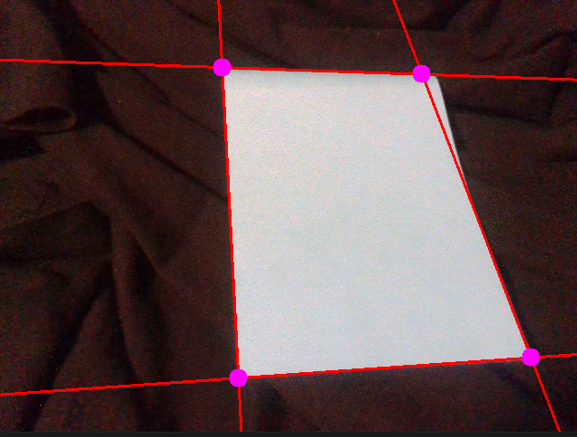
#> input picture Assignment2/PB.PNG, 577 x 437 px, given in place of video, which was not available
$ python Task7.py
#> lines starting #> are read from the running program, lines starting #| are printed output that depends on the picture; after the words box and inside, x2 and y2 are one past the last pixel; in counts of white or black regions, pixels touching at a corner belong together; pictures that were not available may be replaced by others from this repository, and a replacement may not be noted

import pyrealsense2 as rs
import cv2
import numpy as np
import time
#Function file for quality control
from CV_Functions import (Call_repeatedly,
                        Image_capture,
                        Space_capture,
                        Product_line_Resolution,
                        Hardware_reset)


cap = cv2.VideoCapture("http://10.0.0.5:8080/video")

radius = 41
while(True):
    ret, frame = cap.read()
#> frame is the input picture: shape (437, 577, 3); mean B, G, R 75.6, 74.9, 95.4

    #Bright
    #gray = cv2.cvtColor(frame, cv2.COLOR_BGR2GRAY)
    #gray = cv2.GaussianBlur(gray, (radius, radius), 0)
    #(minVal, maxVal, minLoc, maxLoc) = cv2.minMaxLoc(gray)
    #cv2.circle(frame, maxLoc, radius, (255, 0, 0), 2)


    #Reddest
    HSV = cv2.cvtColor(frame, cv2.COLOR_BGR2HSV)
#> HSV: shape (437, 577, 3); mean H, S, V 67.3, 104.3, 96.4
    result = frame.copy()
    lower = np.array([170,50,50])
    upper = np.array([180,255,255])
    mask = cv2.inRange(HSV, lower, upper)
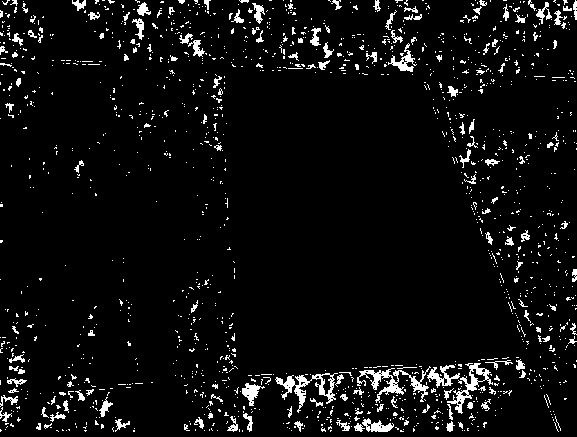
#> mask: shape (437, 577); 5.5% white in thin lines or dots
    result = cv2.bitwise_and(HSV, HSV, mask=mask)
#> result: shape (437, 577, 3); mean H, S, V 9.7, 7.3, 3.4
    (minVal, maxVal, minLoc, maxLoc) = cv2.minMaxLoc(result[:,:,1])
#> minVal = 0; maxVal = 255; minLoc = (0, 0); maxLoc = (221, 57)
    cv2.circle(frame, maxLoc, radius, (255, 0, 0), 2)
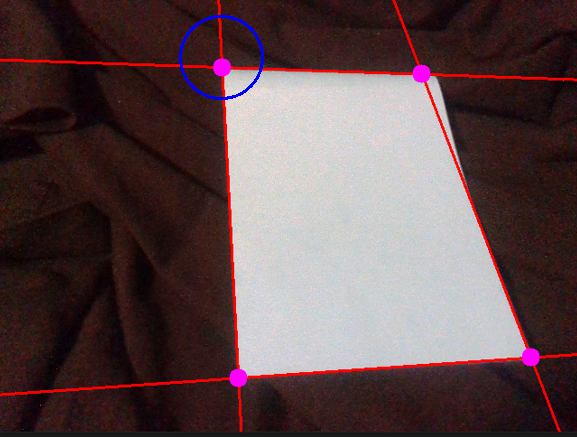
#> frame: shape (437, 577, 3); 0.31% of pixels changed, all inside (x1, y1, x2, y2) = (179, 15, 264, 100)


    #Show image
    cv2.imshow('frame',frame)

    k = cv2.waitKey(1)
#> (key Esc is pressed here)

    #Escape stream
    if k%256 == 27:
        # ESC pressed
        print("Escape hit, closing...")
        break

$ run again, on Assignment2/PG.PNG
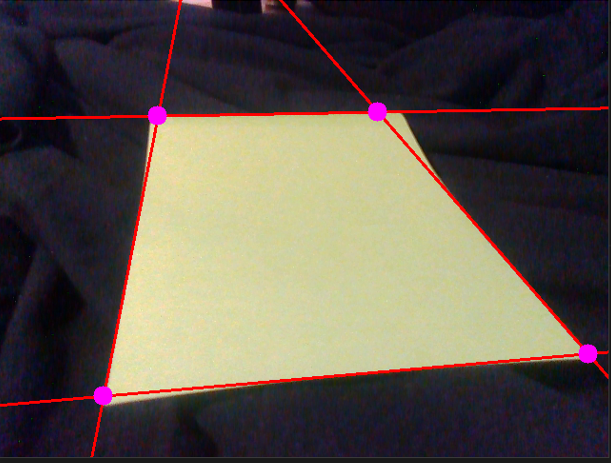
#> input picture Assignment2/PG.PNG, 611 x 463 px, given in place of video, which was not available
#> frame is the input picture: shape (463, 611, 3); mean B, G, R 76.1, 85, 93.9
#> HSV: shape (463, 611, 3); mean H, S, V 85.7, 92.8, 100.2
#> `mask = cv2.inRange(HSV, lower, upper)`:
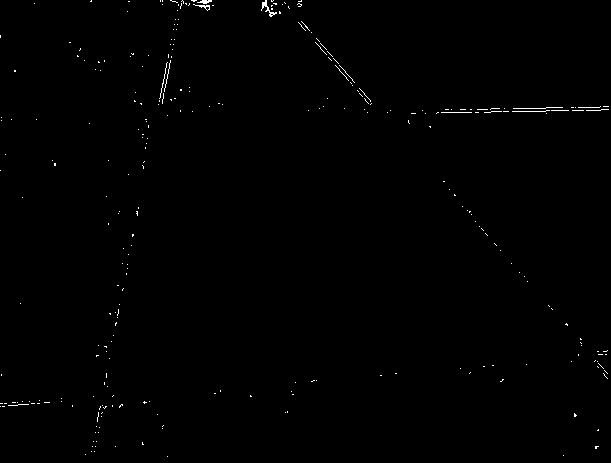
#> mask: shape (463, 611); 0.42% white in thin lines or dots
#> result: shape (463, 611, 3); mean H, S, V 0.7, 0.7, 0.5
#> minVal = 0; maxVal = 255; minLoc = (0, 0); maxLoc = (371, 103)
#> `cv2.circle(frame, maxLoc, radius, (255, 0, 0), 2)`:
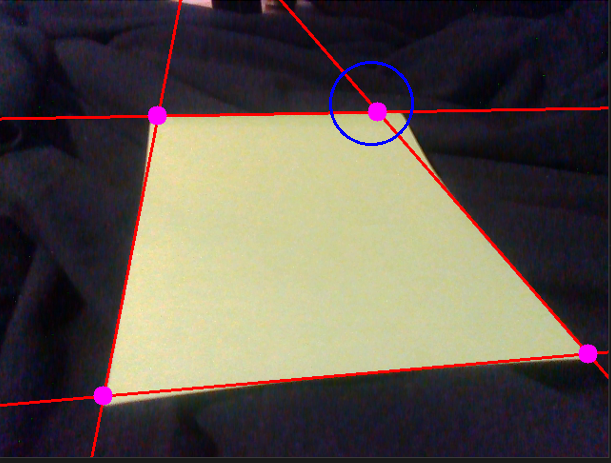
#> frame: shape (463, 611, 3); 0.27% of pixels changed, all inside (x1, y1, x2, y2) = (329, 61, 414, 146)
